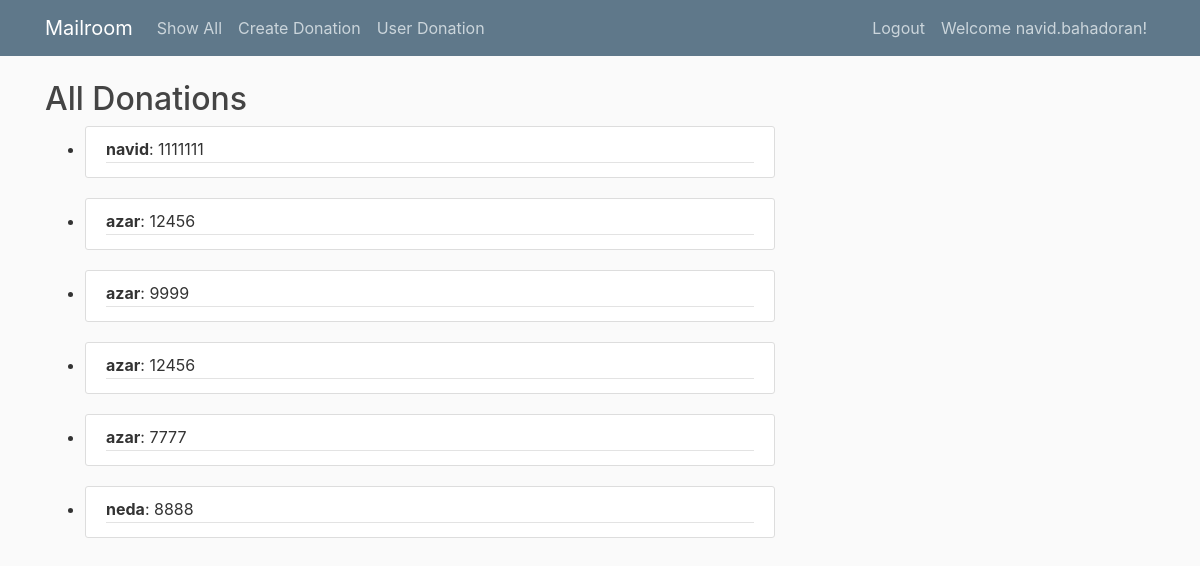
The app's page /donations (signed in), older data.
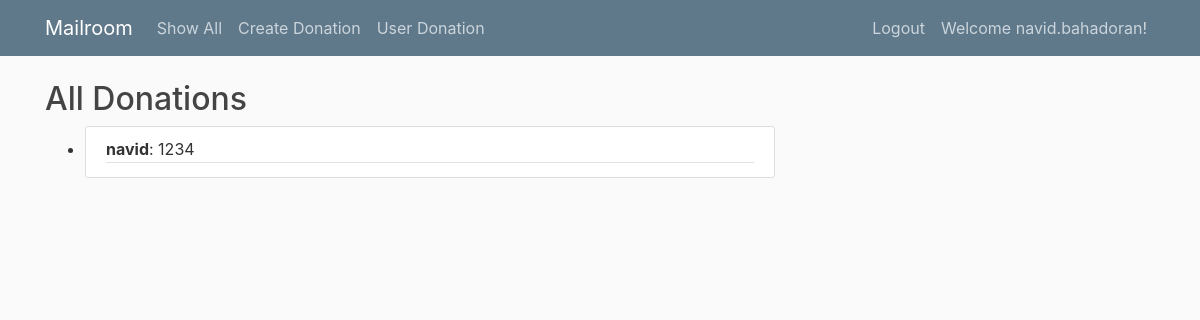
The same page, newer data.
### model.py (models this page shows)
class Donor(Model, UserMixin):
    username = CharField(max_length=20, unique=True)
    name = CharField(max_length=20)
    password = CharField(max_length=20)
    class Meta:
        database = db

class Donation(Model):
    value = IntegerField()
    donor = ForeignKeyField(Donor, backref='donations')
    class Meta:
        database = db

### main.py (the view)
@app.route('/donations')
def all_donation():
    message = request.args.get('user')
    if message:
        donor = Donor.select().where(Donor.name == message).get()
        donations = Donation.select().where(Donation.donor == donor)
        name = donor.name.title()
    else:
        donations = Donation.select()
        name = "All"
    return render_template('donations.jinja2', title='show all', name=name, donations=donations)

### model.py (called while the page is built)
@login_manager.user_loader
def load_user(user_id):
    query = Donor.select().where(Donor.id == int(user_id))
    if query:
        return query.get()
    else:
        return None

### templates/donations.jinja2
{% extends 'base.jinja2' %}
{% block subtitle %}{{ name }} Donations{% endblock subtitle %}
{% block content %}
<ul>
    {% for donation in donations %}
        <li>
            <article class="media content-section">
          <div class="media-body">
            <div class="article-metadata">
                <b>{{ donation.donor.name }}</b>: {{ donation.value }}
         </div>
          </div>
        </article>
        </li>
    {% endfor %}
</ul>
{% endblock content %}

### templates/base.jinja2 (shortened to what this page needs)
<!DOCTYPE html>
<html lang="en">
<head>
    <link rel="stylesheet" href="https://stackpath.bootstrapcdn.com/bootstrap/4.3.1/css/bootstrap.min.css">
    <link rel="stylesheet" type="text/css" href="{{ url_for('static', filename='main.css') }}">
</head>
<body>
<header class="site-header">
 <nav class="navbar navbar-expand-md navbar-dark bg-steel fixed-top">
 <div class="container">
  <a class="navbar-brand" href='#'>Mailroom</a>
  <div class="collapse navbar-collapse" id="navbarToggle">
    <div class="navbar-nav mr-auto">
        <a class="nav-item nav-link" href='{{url_for("all_donation")}}'>Show All</a>
        <a class="nav-item nav-link" href='{{url_for("create")}}'>Create Donation</a>
        <a class="nav-item nav-link" href='{{url_for("single_user")}}'>User Donation</a>
    </div>
        <div class="navbar-nav">
          {% if current_user.is_authenticated %}
            <a class="nav-item nav-link" href="{{ url_for('logout') }}">Logout</a>
            <a class="nav-item nav-link" href="#">Welcome {{ current_user.username }}!</a>
          {% else %}
             <a class="nav-item nav-link" href='{{url_for("login")}}'>Login</a>
             <a class="nav-item nav-link" href='{{url_for("register")}}'>Sign Up</a>
          {% endif %}
        </div>
  </div>
  </div>
</nav>
</header>
<main role="main" class="container">
      <div class="row">
        <div class="col-md-8">
        <h2> {% block subtitle %} {% endblock subtitle %}</h2>
          {% block content %}{% endblock %}
        </div>
      </div>
    </main>
</body>
</html>

### static/main.css (style rules this page uses)
body { background: #fafafa; color: #333333; margin-top: 5rem; }
h1, h2, h3, h4, h5, h6 { color: #444444; }
.bg-steel { background-color: #5f788a; }
.site-header .navbar-nav .nav-link { color: #cbd5db; }
.content-section { background: #ffffff; padding: 10px 20px; border: 1px solid #dddddd; border-radius: 3px; margin-bottom: 20px; }
.article-metadata { padding-bottom: 1px; margin-bottom: 4px; border-bottom: 1px solid #e3e3e3 }

Row changes from the older to the newer data that the page shows:
removed Donation: donor.name "azar", value "12456"
removed Donation: donor.name "azar", value "9999"
removed Donation: donor.name "azar", value "12456"
removed Donation: donor.name "azar", value "7777"
removed Donation: donor.name "neda", value "8888"
changed Donation "navid": value "1111111" → "1234"
